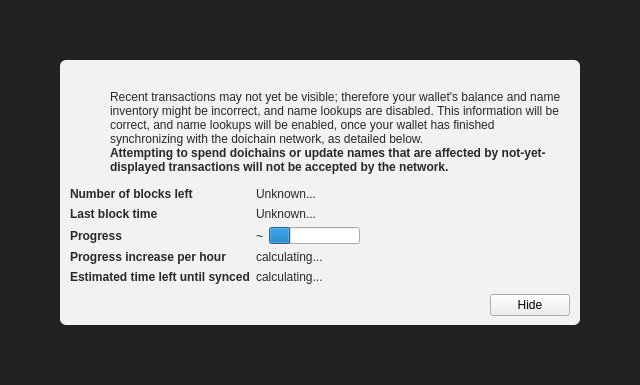
<?xml version="1.0" encoding="UTF-8"?>
<ui version="4.0">
 <class>ModalOverlay</class>
 <widget class="ModalOverlay" name="ModalOverlay">
  <property name="geometry">
   <rect>
    <x>0</x>
    <y>0</y>
    <width>640</width>
    <height>385</height>
   </rect>
  </property>
  <property name="windowTitle">
   <string>Form</string>
  </property>
  <layout class="QVBoxLayout" name="verticalLayout" stretch="0">
   <property name="sizeConstraint">
    <enum>QLayout::SetDefaultConstraint</enum>
   </property>
   <property name="leftMargin">
    <number>0</number>
   </property>
   <property name="topMargin">
    <number>0</number>
   </property>
   <property name="rightMargin">
    <number>0</number>
   </property>
   <property name="bottomMargin">
    <number>0</number>
   </property>
   <item>
    <widget class="QWidget" name="bgWidget" native="true">
     <property name="styleSheet">
      <string notr="true">#bgWidget { background: rgba(0,0,0,220); }</string>
     </property>
     <layout class="QVBoxLayout" name="verticalLayoutMain" stretch="1">
      <property name="leftMargin">
       <number>60</number>
      </property>
      <property name="topMargin">
       <number>60</number>
      </property>
      <property name="rightMargin">
       <number>60</number>
      </property>
      <property name="bottomMargin">
       <number>60</number>
      </property>
      <item>
       <widget class="QWidget" name="contentWidget" native="true">
        <property name="styleSheet">
         <string notr="true">#contentWidget { background: rgba(255,255,255,240); border-radius: 6px; }

QLabel { color: rgb(40,40,40);  }</string>
        </property>
        <layout class="QVBoxLayout" name="verticalLayoutSub" stretch="1,0,0,0">
         <property name="spacing">
          <number>0</number>
         </property>
         <property name="leftMargin">
          <number>10</number>
         </property>
         <property name="topMargin">
          <number>10</number>
         </property>
         <property name="rightMargin">
          <number>10</number>
         </property>
         <property name="bottomMargin">
          <number>10</number>
         </property>
         <item>
          <layout class="QHBoxLayout" name="horizontalLayoutIconText" stretch="0,1">
           <property name="topMargin">
            <number>20</number>
           </property>
           <item>
            <layout class="QVBoxLayout" name="verticalLayoutIcon">
             <property name="leftMargin">
              <number>0</number>
             </property>
             <item>
              <widget class="QPushButton" name="warningIcon">
               <property name="enabled">
                <bool>false</bool>
               </property>
               <property name="text">
                <string/>
               </property>
               <property name="icon">
                <iconset>
                 <normaloff>:/icons/warning</normaloff>
                 <disabledoff>:/icons/warning</disabledoff>:/icons/warning</iconset>
               </property>
               <property name="iconSize">
                <size>
                 <width>48</width>
                 <height>48</height>
                </size>
               </property>
               <property name="flat">
                <bool>true</bool>
               </property>
              </widget>
             </item>
             <item>
              <spacer name="verticalSpacerWarningIcon">
               <property name="orientation">
                <enum>Qt::Vertical</enum>
               </property>
               <property name="sizeHint" stdset="0">
                <size>
                 <width>20</width>
                 <height>40</height>
                </size>
               </property>
              </spacer>
             </item>
            </layout>
           </item>
           <item>
            <layout class="QVBoxLayout" name="verticalLayoutInfoText">
             <property name="leftMargin">
              <number>0</number>
             </property>
             <property name="topMargin">
              <number>0</number>
             </property>
             <item>
              <widget class="QLabel" name="infoText">
               <property name="text">
                <string>Recent transactions may not yet be visible; therefore your wallet's balance and name inventory might be incorrect, and name lookups are disabled. This information will be correct, and name lookups will be enabled, once your wallet has finished synchronizing with the doichain network, as detailed below.</string>
               </property>
               <property name="textFormat">
                <enum>Qt::RichText</enum>
               </property>
               <property name="wordWrap">
                <bool>true</bool>
               </property>
              </widget>
             </item>
             <item>
              <widget class="QLabel" name="infoTextStrong">
               <property name="font">
                <font>
                 <weight>75</weight>
                 <bold>true</bold>
                </font>
               </property>
               <property name="text">
                <string>Attempting to spend doichains or update names that are affected by not-yet-displayed transactions will not be accepted by the network.</string>
               </property>
               <property name="textFormat">
                <enum>Qt::RichText</enum>
               </property>
               <property name="wordWrap">
                <bool>true</bool>
               </property>
              </widget>
             </item>
             <item>
              <spacer name="verticalSpacerInTextSpace">
               <property name="orientation">
                <enum>Qt::Vertical</enum>
               </property>
               <property name="sizeHint" stdset="0">
                <size>
                 <width>20</width>
                 <height>40</height>
                </size>
               </property>
              </spacer>
             </item>
            </layout>
           </item>
          </layout>
         </item>
         <item>
          <spacer name="verticalSpacerAfterText">
           <property name="orientation">
            <enum>Qt::Vertical</enum>
           </property>
           <property name="sizeHint" stdset="0">
            <size>
             <width>20</width>
             <height>40</height>
            </size>
           </property>
          </spacer>
         </item>
         <item>
          <layout class="QFormLayout" name="formLayout">
           <property name="fieldGrowthPolicy">
            <enum>QFormLayout::FieldsStayAtSizeHint</enum>
           </property>
           <property name="horizontalSpacing">
            <number>6</number>
           </property>
           <property name="verticalSpacing">
            <number>6</number>
           </property>
           <property name="topMargin">
            <number>10</number>
           </property>
           <item row="0" column="0">
            <widget class="QLabel" name="labelNumberOfBlocksLeft">
             <property name="font">
              <font>
               <weight>75</weight>
               <bold>true</bold>
              </font>
             </property>
             <property name="text">
              <string>Number of blocks left</string>
             </property>
            </widget>
           </item>
           <item row="0" column="1">
            <widget class="QLabel" name="numberOfBlocksLeft">
             <property name="text">
              <string>Unknown...</string>
             </property>
            </widget>
           </item>
           <item row="1" column="0">
            <widget class="QLabel" name="labelLastBlockTime">
             <property name="font">
              <font>
               <weight>75</weight>
               <bold>true</bold>
              </font>
             </property>
             <property name="text">
              <string>Last block time</string>
             </property>
            </widget>
           </item>
           <item row="1" column="1">
            <widget class="QLabel" name="newestBlockDate">
             <property name="sizePolicy">
              <sizepolicy hsizetype="Maximum" vsizetype="Preferred">
               <horstretch>0</horstretch>
               <verstretch>0</verstretch>
              </sizepolicy>
             </property>
             <property name="text">
              <string>Unknown...</string>
             </property>
            </widget>
           </item>
           <item row="2" column="0">
            <widget class="QLabel" name="labelSyncDone">
             <property name="font">
              <font>
               <weight>75</weight>
               <bold>true</bold>
              </font>
             </property>
             <property name="text">
              <string>Progress</string>
             </property>
            </widget>
           </item>
           <item row="2" column="1">
            <layout class="QHBoxLayout" name="horizontalLayoutSync" stretch="0,1">
             <item>
              <widget class="QLabel" name="percentageProgress">
               <property name="text">
                <string notr="true">~</string>
               </property>
              </widget>
             </item>
             <item>
              <widget class="QProgressBar" name="progressBar">
               <property name="value">
                <number>24</number>
               </property>
               <property name="format">
                <string/>
               </property>
              </widget>
             </item>
            </layout>
           </item>
           <item row="4" column="0">
            <widget class="QLabel" name="labelProgressIncrease">
             <property name="font">
              <font>
               <weight>75</weight>
               <bold>true</bold>
              </font>
             </property>
             <property name="text">
              <string>Progress increase per hour</string>
             </property>
            </widget>
           </item>
           <item row="4" column="1">
            <widget class="QLabel" name="progressIncreasePerH">
             <property name="text">
              <string>calculating...</string>
             </property>
            </widget>
           </item>
           <item row="5" column="0">
            <widget class="QLabel" name="labelEstimatedTimeLeft">
             <property name="font">
              <font>
               <weight>75</weight>
               <bold>true</bold>
              </font>
             </property>
             <property name="text">
              <string>Estimated time left until synced</string>
             </property>
            </widget>
           </item>
           <item row="5" column="1">
            <widget class="QLabel" name="expectedTimeLeft">
             <property name="text">
              <string>calculating...</string>
             </property>
            </widget>
           </item>
          </layout>
         </item>
         <item>
          <layout class="QHBoxLayout" name="horizontalLayoutButtons">
           <property name="leftMargin">
            <number>10</number>
           </property>
           <property name="topMargin">
            <number>10</number>
           </property>
           <item>
            <spacer name="horizontalSpacer">
             <property name="orientation">
              <enum>Qt::Horizontal</enum>
             </property>
             <property name="sizeHint" stdset="0">
              <size>
               <width>40</width>
               <height>20</height>
              </size>
             </property>
            </spacer>
           </item>
           <item>
            <widget class="QPushButton" name="closeButton">
             <property name="text">
              <string>Hide</string>
             </property>
            </widget>
           </item>
          </layout>
         </item>
        </layout>
       </widget>
      </item>
     </layout>
    </widget>
   </item>
  </layout>
 </widget>
 <customwidgets>
  <customwidget>
   <class>ModalOverlay</class>
   <extends>QWidget</extends>
   <header>qt/modaloverlay.h</header>
   <container>1</container>
  </customwidget>
 </customwidgets>
 <resources/>
 <connections/>
</ui>
